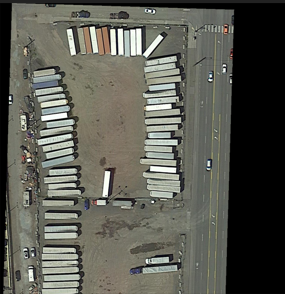
#> input picture mmrotate/tests/data/images/P0004__1__0___0.png, 285 x 294 px, found by its file name; its folder holds only this picture in this run
$ python preprocess.py
#> lines starting #> are read from the running program, lines starting #| are printed output that depends on the picture; after the words box and inside, x2 and y2 are one past the last pixel; in counts of white or black regions, pixels touching at a corner belong together
import os
import cv2
from tqdm import tqdm

if __name__ == "__main__":

    root_src = "./mini_train_dota/"
    # root_dst = "./mini_train_dota_preprocessed/"

    for mode in ["train", "test"]:

        listdir = os.listdir(f"{root_src}/{mode}/images")
        listdir.sort()

        for file in tqdm(listdir):

            if not file.endswith(".png"):
                continue

            # image = cv2.imread("./mini_train_dota/test/images/city_7_0_000292.png", cv2.IMREAD_GRAYSCALE)
            image = cv2.imread(os.path.join(f"{root_src}/{mode}/images", file), cv2.IMREAD_GRAYSCALE)
#> image: shape (294, 285); min 0, max 255, mean 89.5

            threshold = 60
            mask = image > threshold
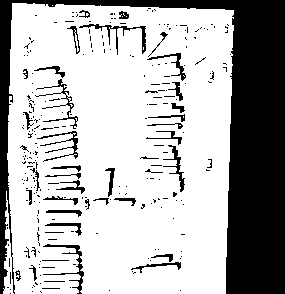
#> mask: shape (294, 285) bool; 70.4% white; 267 black regions (227 under 20 px), largest, box (x1, y1, x2, y2) and area: (0, 0, 285, 294) 20218, (43, 244, 84, 294) 322, (79, 24, 146, 55) 312
            image = image * mask
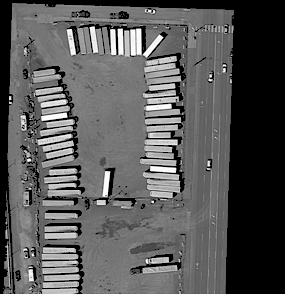
#> image: shape (294, 285); min 0, max 255, mean 86.9

            image = cv2.cvtColor(image, cv2.COLOR_GRAY2RGB)
#> image: shape (294, 285, 3)

            os.makedirs(f"{root_src}/{mode}/images_preprocessed", exist_ok=True)
            cv2.imwrite(os.path.join(f"{root_src}/{mode}/images_preprocessed", file), image)
